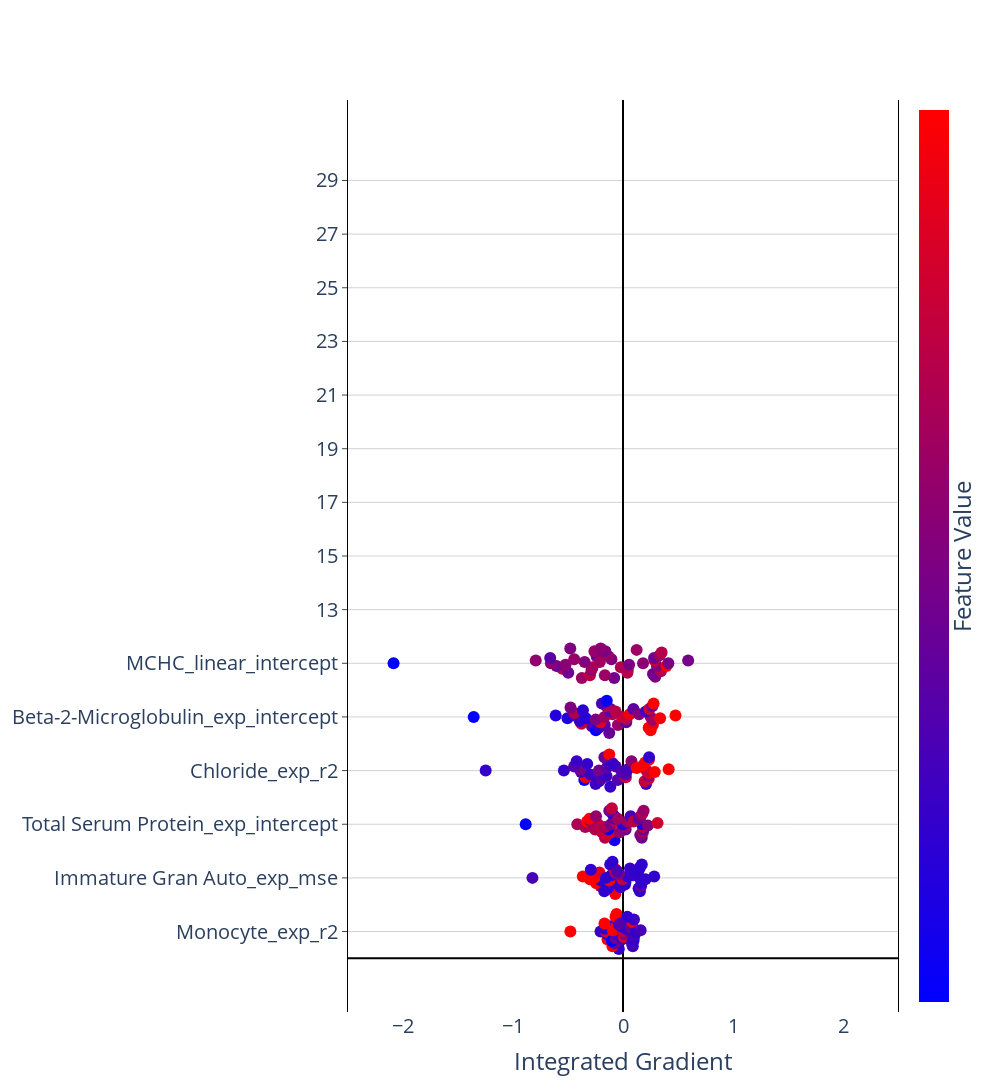

The notebook cell saved with this chart:
### Code cell
nbins = 10
scale = 0.1
n_features = 15
spacing = 2
min_max_IG = 2.5

fig = go.Figure()
fig.update_layout(
    plot_bgcolor='white',
    autosize=False,
    width=1000,
    height=2000,
    coloraxis = {'colorscale':'Bluered'},
    xaxis_title = "Integrated Gradient",
)
 
fig.update_xaxes(
    zeroline=True,
    zerolinecolor="black",
    range = [-min_max_IG,min_max_IG]
    )
fig.update_yaxes(
    zeroline=True,
    zerolinecolor="black",
    mirror=True,
    ticks='outside',
    showline=True,
    linecolor='black',
    gridcolor='lightgrey',
    range = [-spacing, spacing*n_features + spacing]
)
 
feature_rank = np.argsort(np.sum(abs(IG),axis=0))
feature_order = feature_rank[(len(feature_rank)-n_features):len(feature_rank)] 

y_val = 1
bin_ids = list(range(nbins))
for f in feature_order:
    bins = np.linspace(IGtable.iloc[:,f].min()*1.1,IGtable.iloc[:,f].max()*1.1,nbins+1)
    ig_bins = pd.cut(IGtable.iloc[:,f], bins=bins, labels=bin_ids)
 
    x_vals = []
    y_vals = []
    f_vals = []
    for bin in bin_ids:
        x_bin_vals = list(IGtable.iloc[ig_bins[ig_bins == bin].index,f].values)
        n_pts = len(x_bin_vals)
        if n_pts > 0:
            x_vals = x_vals + x_bin_vals
            y_vals = y_vals + list(y_val + scale*(np.array(list(range(n_pts)))-(n_pts-1)/2))
            f_vals = f_vals + list(IG_X.iloc[ig_bins[ig_bins == bin].index,f].values)
    fig.add_trace(go.Scatter(
        x = x_vals, 
        y = y_vals,
        mode = 'markers',
        marker = dict(size=12,
                      color = f_vals,
                      coloraxis = "coloraxis",
                     ),
        name=IGtable.columns[f],
    ))
    y_val += spacing
 
 
fig.update_layout(showlegend=False, coloraxis_showscale=True,font=dict(size=20))
fig.update_coloraxes(colorbar_showticklabels=False,
                    colorbar_title=dict(text="Feature Value",side = "right"),
                    cmin = -1, cmax = 1)
fig.update_yaxes(tickvals=[1]+[1 + spacing*i for i in range(1,n_features)], 
                 ticktext=IGtable.columns[feature_order])
 
fig.show()
